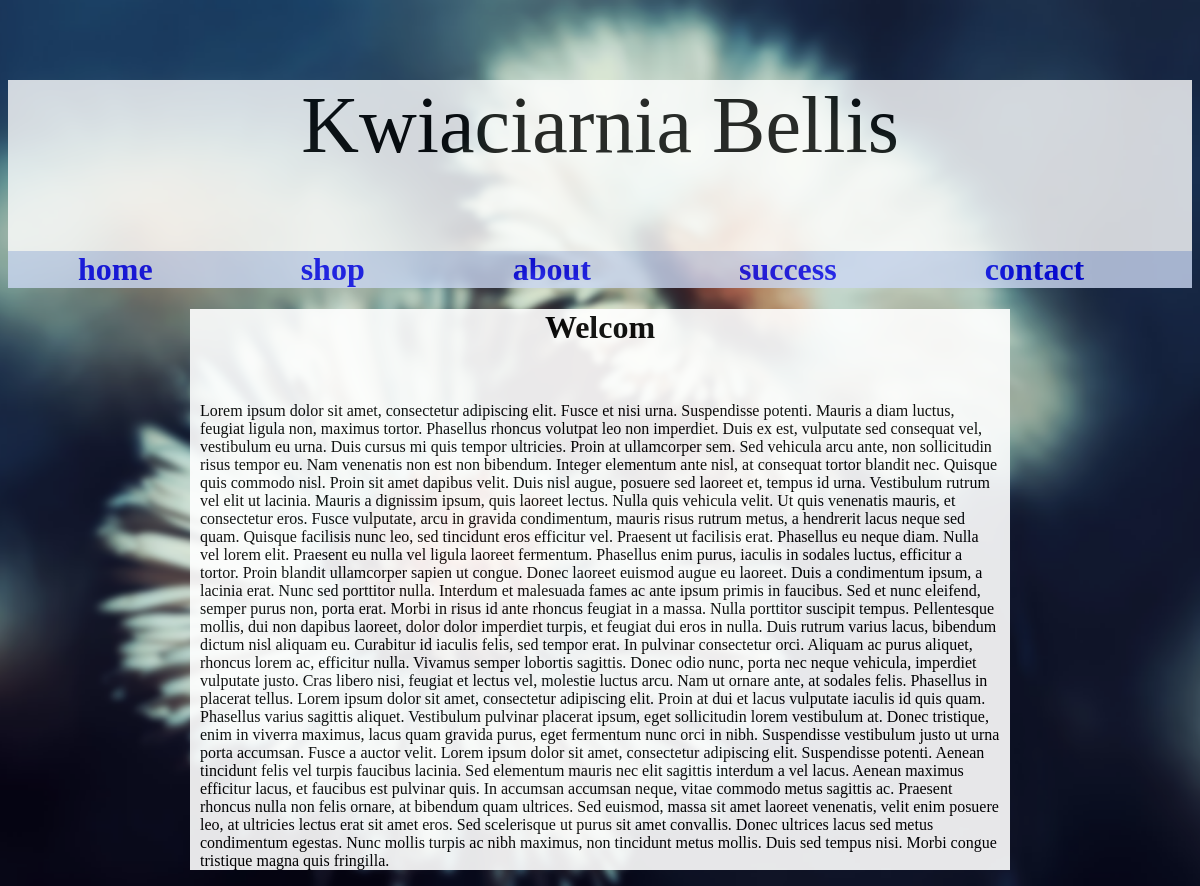
The page / on the database its author committed.
### flower/models.py (models this page shows, shortened)
class Home(models.Model):
    tittle = models.CharField(max_length=20)
    content = models.TextField()

### flower/views.py (the view)
# urls.py: path('', views.home, name='home'),
def home(request):
    queryset = Home.objects.first()
    context = {
        'content':queryset,
        }
    return render(request, 'home.html', context)

### templates/home.html (shortened to what this page needs)
{% extends 'base.html' %}
{% block content %}
<div class="home">
    <h1 class="home-tittle">{{ content.tittle }}</h1> <br>
    <p>{{ content.content }}</p>
</div>
{% endblock %}

### static/static/style.css (style rules this page uses)
body { background-image: url("/static/kwiaciarnia_tlo.png"); background-position: center; -webkit-background-size: cover; -moz-background-size: cover; -o-background-size: cover; background-size: cover; background-repeat: no-repeat; background-attachment: fixed; }
.home, .shop, .contact { font-family: 'Papyrus', fantasy; background-color:white; width: 800px; margin: auto; opacity: 90%; padding-left: 10px; padding-right: 10px; }
.home-tittle { text-align: center; }

### rows shown on the page
Home: tittle "Welcom", content "Lorem ipsum dolor sit amet, consectetur adipiscing elit. Fusce et nisi urna. Suspendisse potenti. Mauris a diam luctus, feugiat ligula non, maximus tortor. Phasellus rhoncus volutpat leo non imperdiet. Duis ex est, vulputate sed consequat vel, vestibulum eu urna. Duis cursus mi quis tempor ultricies. Proin at ullamcorper sem. Sed vehicula arcu ante, non sollicitudin risus tempor eu. Nam venenatis non est non bibendum. Integer elementum ante nisl, at consequat tortor blandit nec. Quisque quis commodo nisl. Proin sit amet dapibus velit. Duis nisl augue, posuere sed laoreet et, tempus id urna. Vestibulum rutrum vel elit ut lacinia. Mauris a dignissim ipsum, quis laoreet lectus. Nulla quis…"
